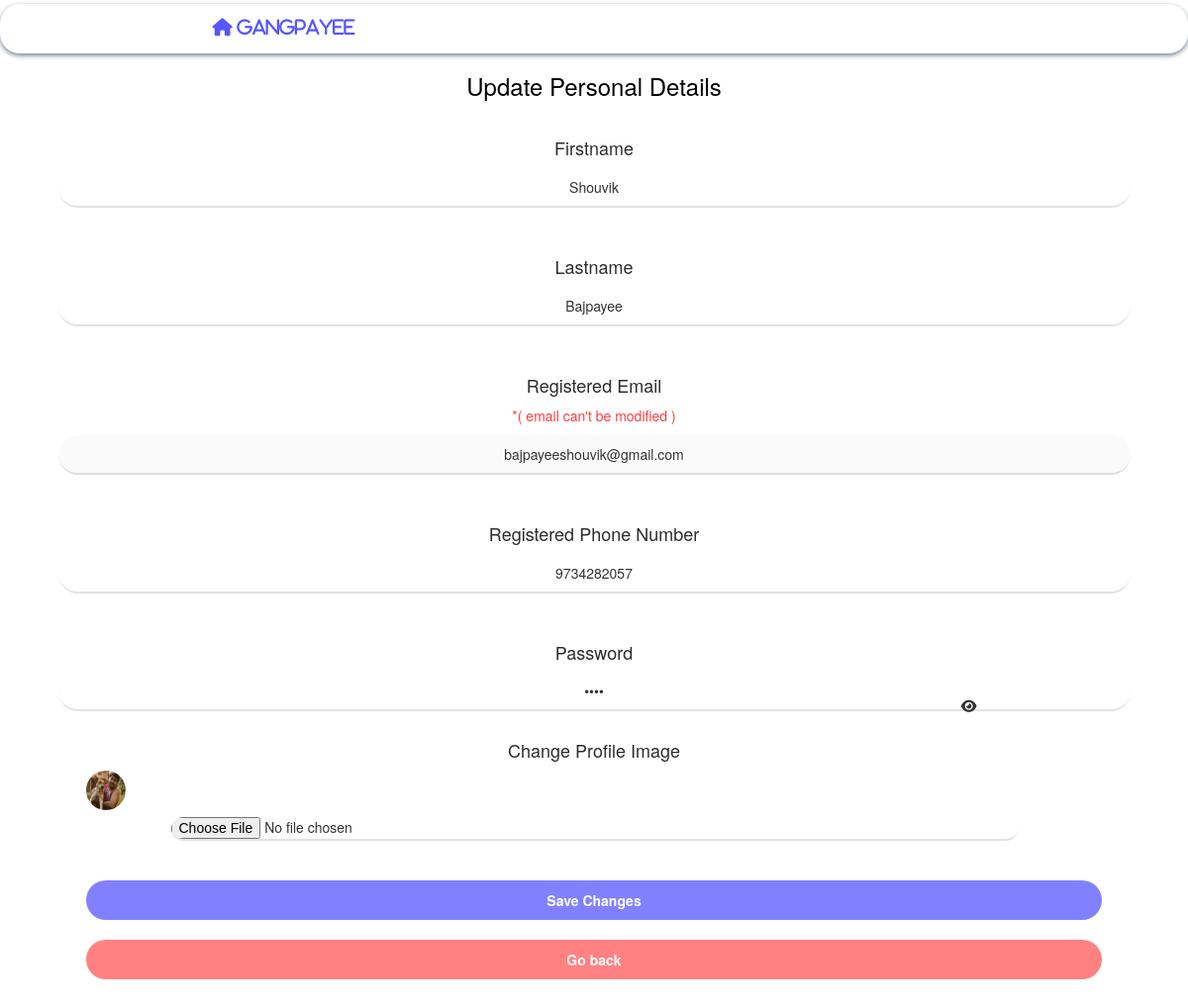
Screenshot of /account/update (signed in) with the database file from the repository.
### tables this page shows
CREATE TABLE users(
            username VARCHAR2(50) PRIMARY KEY,
            firstname VARCHAR2(50) NOT NULL,
            lastname VARCHAR2(50) NOT NULL,
            email VARCHAR2(50) NOT NULL,
            phone VARCHAR2(13) NOT NULL,
            password VARCHAR2(100) NOT NULL,
            image VARCHAR2(150) DEFAULT 'defaultProfileImage.png'
        );

### app.py (the view)
@app.route("/account/update")
def updateInfo():
    if request.cookies.get('username'):
        user = loginDB.getUser(request.cookies.get('username'))
        username = user[0][0]
        firstname = user[0][1]
        lastname = user[0][2]
        email = user[0][3]
        phone = user[0][4]
        password = user[0][5]
        image = user[0][6]
        return render_template("updateInfo.html",username=username,firstname=firstname,lastname=lastname,email=email,phone=phone,image=image,password=password)
    else:
        return redirect(url_for('login'))

### loginDB.py (called while the page is built)
def getUser(username):
    db.execute("SELECT * FROM users WHERE username = (?)",(username,))
    user = db.fetchall()
    return user

### templates/updateInfo.html (shortened to what this page needs)
<!DOCTYPE html>
<html lang="en">
<head>
    <link rel="stylesheet" href="https://maxcdn.bootstrapcdn.com/bootstrap/3.4.0/css/bootstrap.min.css">
</head>
<body align="center">
    <nav id="navbar">
        <div id="title" class="container">
            <a href="/"><i class="fas fa-home" style="color: rgba(0, 0, 255, 0.664); margin-left: -55%;">
                    GangPayee</i></a>
        </div>
    </nav>
    <div class="container" id="maindiv">
        <h3 style="color: black;">Update Personal Details</h3><br>
        <div id="login-details" align="center">
            <form action="/account/updateDetails" method="post" enctype="multipart/form-data">
                <h4 style="color: rgba(0, 0, 0, 0.829);">Firstname</h4>
                <input type="text" name="firstname" id="shopname" placeholder="first name" required="true" value="{{ firstname }}"><br><br><br>
                <h4 style="color: rgba(0, 0, 0, 0.829);">Lastname</h4>
                <input type="text" name="lastname" id="owner" placeholder="last name" required="true" value="{{ lastname }}"><br><br><br>
                <h4 style="color: rgba(0, 0, 0, 0.829);">Registered Email</h4>
                <p style="color: rgba(255, 0, 0, 0.76);">*( email can't be modified )</p>
                <input type="email" name="email" id="email" placeholder="valid email" required="true" value="{{ email }}" disabled><br><br><br>
                <h4 style="color: rgba(0, 0, 0, 0.829);">Registered Phone Number</h4>
                <input type="text" name="phone" id="address" placeholder="valid phone number"
                    required="true" value="{{ phone }}"><br><br><br>
                <h4 style="color: rgba(0, 0, 0, 0.829);">Password</h4>
                <div class="input-icons">
                    <i class="fas fa-eye icon" style="margin-left: 75%; margin-top: 1.5%;" id="view"></i>
                    <input type="password" name="password" id="password" placeholder="password" required="true" value="{{ password }}"><br><br>
                </div>
                <h4 id="desc" style="color: rgba(0, 0, 0, 0.829);">Change Profile Image</h4>
                <img class="avatar" src="/images/profilePics/{{ image }}" alt="dp" align="left">
                <input id="file-picker" type="file" name="file" accept="image/*"><br><br>
                <input type="submit" value="Save Changes" id="submit-btn"><br><br>
                <a href="/account"><input type="button" value="Go back" id="reset-btn"></a>
            </form>
        </div>
    </div>
    <br><br><br><br>
</body>
</html>

### templates/updateInfo.html (style rules this page uses)
html { scroll-behavior: smooth; font-family: "Comic Sans MS", cursive, sans-serif; }
#navbar { background-color: white; height: 50px; box-shadow: 0px 2px 5px 0px slategray; text-decoration: none; -moz-border-radius: 20px; -webkit-border-radius: 20px; border-radius: 20px; }
#title { font-size: large; font-weight: 500; font-family: "Comic Sans MS", cursive, sans-serif; padding-top: 12px; color: rgb(0, 0, 255); }
.avatar { vertical-align: middle; width: 40px; height: 40px; border-radius: 50%; margin-left: 5%; }
#shopname, select { text-decoration: none; -moz-border-radius: 30px; -webkit-border-radius: 30px; border-radius: 30px; border: none; text-align: center; border-bottom: 2px solid rgba(112, 128, 144, 0.219); height: 40px; width: 95%; }
#owner, select { text-decoration: none; -moz-border-radius: 30px; -webkit-border-radius: 30px; border-radius: 30px; border: none; text-align: center; border-bottom: 2px solid rgba(112, 128, 144, 0.219); height: 40px; width: 95%; }
#email, select { text-decoration: none; -moz-border-radius: 30px; -webkit-border-radius: 30px; border-radius: 30px; border: none; text-align: center; border-bottom: 2px solid rgba(112, 128, 144, 0.219); height: 40px; width: 95%; }
#address, select { text-decoration: none; -moz-border-radius: 30px; -webkit-border-radius: 30px; border-radius: 30px; border: none; text-align: center; border-bottom: 2px solid rgba(112, 128, 144, 0.219); height: 40px; width: 95%; }
#password, select { text-decoration: none; -moz-border-radius: 30px; -webkit-border-radius: 30px; border-radius: 30px; border: none; text-align: center; border-bottom: 2px solid rgba(112, 128, 144, 0.219); height: 40px; width: 95%; }
input[type=file] { text-decoration: none; -moz-border-radius: 30px; -webkit-border-radius: 30px; border-radius: 30px; border: none; text-align: center; border-bottom: 2px solid rgba(112, 128, 144, 0.219); width: 75%; margin-top: 5%; }
#submit-btn { text-decoration: none; -moz-border-radius: 30px; -webkit-border-radius: 30px; border-radius: 30px; border: none; background-color: rgba(0, 0, 255, 0.493); color: white; font-weight: bold; height: 40px; width: 90%; }
#reset-btn { text-decoration: none; -moz-border-radius: 30px; -webkit-border-radius: 30px; border-radius: 30px; border: none; background-color: rgba(255, 0, 0, 0.493); color: white; font-weight: bold; height: 40px; width: 90%; }
.input-icons i { position: absolute; }
.input-icons { width: 100%; margin-bottom: 10px; }
.icon { padding: 10px; min-width: 40px; }

### rows the page displays
users: firstname "Shouvik", lastname "Bajpayee", email "bajpayeeshouvik@gmail.com", phone "9734282057", image (picture)
